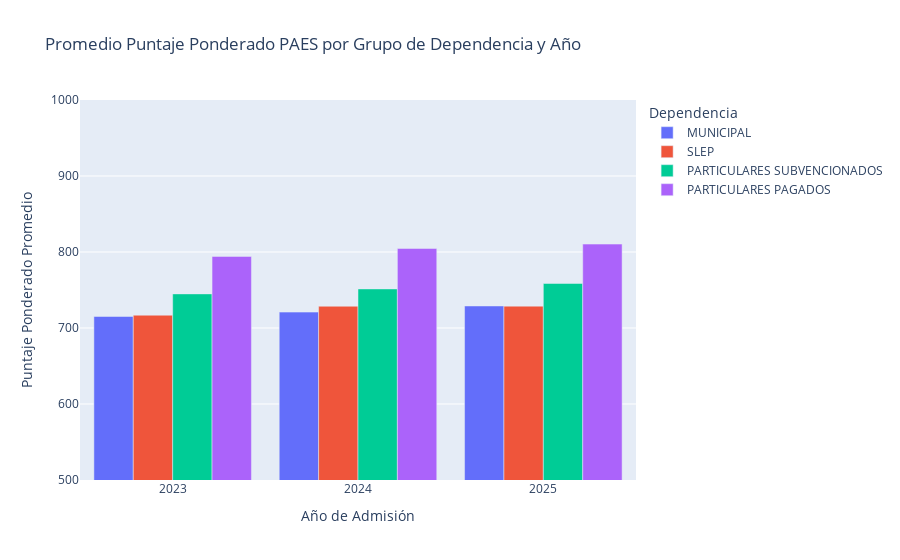

Write notebook code for a chart like this one.
### Code cell
import plotly.express as px

# Asegurarse de que ANIO es string
base_total["ANIO"] = base_total["ANIO"].astype(str)

# Eliminar grupo "SIN INFORMACIÓN"
base_filtrada = base_total[base_total["GRUPO_DEPENDENCIA_EST"] != "SIN INFORMACIÓN"].copy()

# Agrupar por año y grupo de dependencia
df_grouped = base_filtrada.groupby(["ANIO", "GRUPO_DEPENDENCIA_EST"])["PTJE_PONDERADO"].mean().reset_index()

# Ordenar categorías de menor a mayor puntaje promedio general
orden_dependencias = (
    df_grouped.groupby("GRUPO_DEPENDENCIA_EST")["PTJE_PONDERADO"]
    .mean()
    .sort_values()
    .index.tolist()
)
df_grouped["GRUPO_DEPENDENCIA_EST"] = pd.Categorical(df_grouped["GRUPO_DEPENDENCIA_EST"], categories=orden_dependencias, ordered=True)

# Crear gráfico interactivo
fig = px.bar(
    df_grouped,
    x="ANIO",
    y="PTJE_PONDERADO",
    color="GRUPO_DEPENDENCIA_EST",
    barmode="group",
    category_orders={"GRUPO_DEPENDENCIA_EST": orden_dependencias},
    labels={
        "ANIO": "Año de Admisión",
        "PTJE_PONDERADO": "Puntaje Ponderado Promedio",
        "GRUPO_DEPENDENCIA_EST": "Dependencia"
    },
    title="Promedio Puntaje Ponderado PAES por Grupo de Dependencia y Año"
)

# Ajustes estéticos
fig.update_layout(
    yaxis=dict(range=[500, 1000]),
    xaxis=dict(type="category"),
    legend_title_text="Dependencia",
    bargap=0.15
)

fig.show()

### Figure 1 — Plotly figure (JSON) as saved in the notebook; plotly's stock layout.template omitted (floating-point values rounded to 4 significant figures)
{"data": [{"alignmentgroup": "True", "hovertemplate": "Dependencia=MUNICIPAL<br>Año de Admisión=%{x}<br>Puntaje Ponderado Promedio=%{y}<extra></extra>", "legendgroup": "MUNICIPAL", "marker": {"color": "#636efa", "pattern": {"shape": ""}}, "name": "MUNICIPAL", "offsetgroup": "MUNICIPAL", "orientation": "v", "showlegend": true, "textposition": "auto", "type": "bar", "x": ["2023", "2024", "2025"], "xaxis": "x", "y": [715.1, 720.9, 729.0], "yaxis": "y"}, {"alignmentgroup": "True", "hovertemplate": "Dependencia=SLEP<br>Año de Admisión=%{x}<br>Puntaje Ponderado Promedio=%{y}<extra></extra>", "legendgroup": "SLEP", "marker": {"color": "#EF553B", "pattern": {"shape": ""}}, "name": "SLEP", "offsetgroup": "SLEP", "orientation": "v", "showlegend": true, "textposition": "auto", "type": "bar", "x": ["2023", "2024", "2025"], "xaxis": "x", "y": [716.8, 728.6, 728.8], "yaxis": "y"}, {"alignmentgroup": "True", "hovertemplate": "Dependencia=PARTICULARES SUBVENCIONADOS<br>Año de Admisión=%{x}<br>Puntaje Ponderado Promedio=%{y}<extra></extra>", "legendgroup": "PARTICULARES SUBVENCIONADOS", "marker": {"color": "#00cc96", "pattern": {"shape": ""}}, "name": "PARTICULARES SUBVENCIONADOS", "offsetgroup": "PARTICULARES SUBVENCIONADOS", "orientation": "v", "showlegend": true, "textposition": "auto", "type": "bar", "x": ["2023", "2024", "2025"], "xaxis": "x", "y": [744.9, 751.4, 758.6], "yaxis": "y"}, {"alignmentgroup": "True", "hovertemplate": "Dependencia=PARTICULARES PAGADOS<br>Año de Admisión=%{x}<br>Puntaje Ponderado Promedio=%{y}<extra></extra>", "legendgroup": "PARTICULARES PAGADOS", "marker": {"color": "#ab63fa", "pattern": {"shape": ""}}, "name": "PARTICULARES PAGADOS", "offsetgroup": "PARTICULARES PAGADOS", "orientation": "v", "showlegend": true, "textposition": "auto", "type": "bar", "x": ["2023", "2024", "2025"], "xaxis": "x", "y": [794.2, 804.7, 810.4], "yaxis": "y"}], "layout": {"bargap": 0.15, "barmode": "group", "legend": {"title": {"text": "Dependencia"}, "tracegroupgap": 0}, "title": {"text": "Promedio Puntaje Ponderado PAES por Grupo de Dependencia y Año"}, "xaxis": {"anchor": "y", "domain": [0, 1], "title": {"text": "Año de Admisión"}, "type": "category"}, "yaxis": {"anchor": "x", "domain": [0, 1], "range": [500, 1000], "title": {"text": "Puntaje Ponderado Promedio"}}}}
